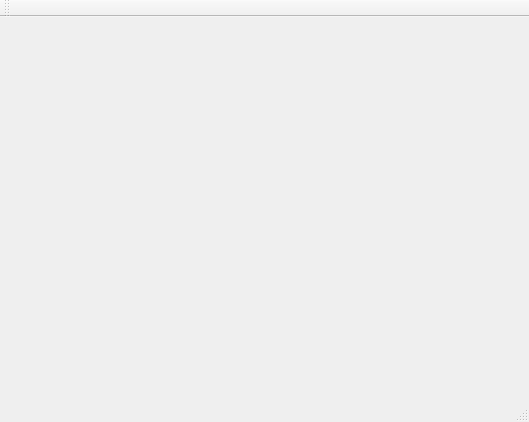
<?xml version="1.0" encoding="UTF-8"?>
<ui version="4.0">
 <class>MainWindow</class>
 <widget class="QMainWindow" name="MainWindow">
  <property name="geometry">
   <rect>
    <x>0</x>
    <y>0</y>
    <width>529</width>
    <height>422</height>
   </rect>
  </property>
  <property name="windowTitle">
   <string>MainWindow</string>
  </property>
  <widget class="QWidget" name="centralWidget"/>
  <widget class="QMenuBar" name="menuBar">
   <property name="geometry">
    <rect>
     <x>0</x>
     <y>0</y>
     <width>529</width>
     <height>26</height>
    </rect>
   </property>
  </widget>
  <widget class="QToolBar" name="mainToolBar">
   <attribute name="toolBarArea">
    <enum>TopToolBarArea</enum>
   </attribute>
   <attribute name="toolBarBreak">
    <bool>false</bool>
   </attribute>
  </widget>
  <widget class="QStatusBar" name="statusBar"/>
 </widget>
 <layoutdefault spacing="6" margin="11"/>
 <resources/>
 <connections/>
</ui>
